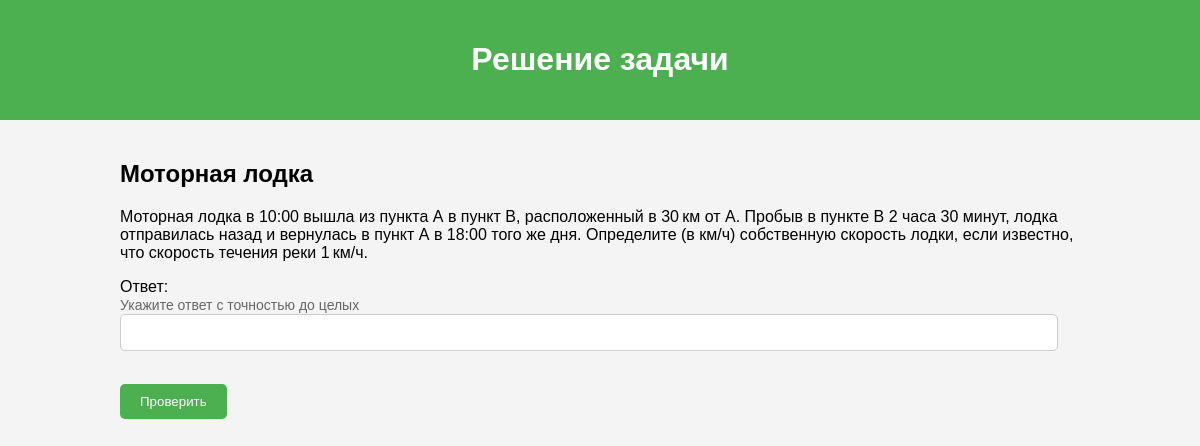
Screenshot of /task/14/ with the database file from the repository.
### maths/models.py (models this page shows, shortened)
class MathTask(models.Model):
    title = models.CharField(max_length=200)
    description = models.TextField()
    correct_answer = models.CharField(max_length=100, default='')

### maths/views.py (the view)
# urls.py: path('task/<int:task_id>/', views.solve_task, name='solve_task'),
def solve_task(request, task_id):
    task = MathTask.objects.get(id=task_id)
    context = {
        'task': task,
    }
    return render(request, 'solve_task.html', context)

### templates/solve_task.html (shortened to what this page needs)
<!DOCTYPE html>
<html lang="en">
<head>
</head>
<body>
    <header>
        <h1>Решение задачи</h1>
    </header>
    <div class="container">
        <h2>{{ task.title }}</h2>
        <p>{{ task.description }}</p>
        <form id="answerForm" action="/check_answer/{{ task.id }}/" method="post">
            <label for="answer">Ответ:</label><br>
            <label class="answer-label" for="answer">Укажите ответ с точностью до целых</label><br>
            <input type="number" id="answer" name="answer" required><br><br>
            <button type="button" onclick="checkAnswer()">Проверить</button>
        </form>
    </div>
</body>
</html>

### templates/solve_task.html (style rules this page uses)
body { font-family: Arial, sans-serif; background-color: #f4f4f4; margin: 0; padding: 0; }
header { background-color: #4CAF50; color: white; padding: 20px; text-align: center; }
.container { width: 80%; margin: auto; overflow: hidden; padding: 20px; }
form { margin-bottom: 20px; }
form input[type="text"], form input[type="number"] { width: calc(100% - 22px); padding: 10px; margin-bottom: 15px; border: 1px solid #ccc; border-radius: 5px; box-sizing: border-box; }
form button { padding: 10px 20px; background-color: #4CAF50; color: white; border: none; border-radius: 5px; cursor: pointer; }
input[type="number"] { -moz-appearance: textfield; }
.answer-label { font-size: 14px; color: #666; margin-bottom: 5px; }

### rows the page displays
MathTask: title "Моторная лодка", description "Моторная лодка в 10:00 вышла из пункта А в пункт В, расположенный в 30 км от А. Пробыв в пункте В 2 часа 30 минут, лодка отправилась назад и вернулась в пункт А в 18:00 того же дня. Определите (в км/ч) собственную скорость лодки, если известно, что скорость течения реки 1 км/ч."
